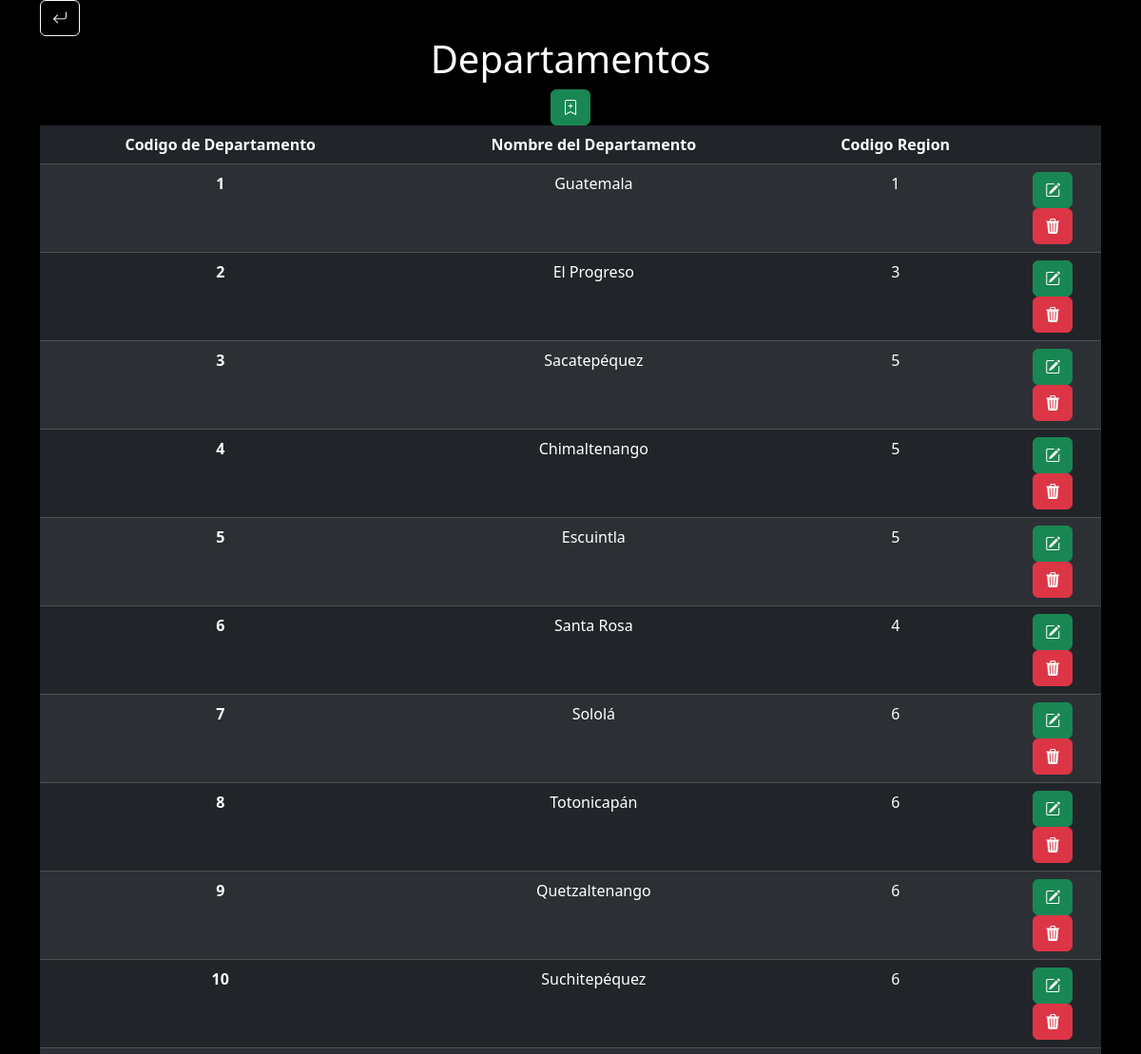
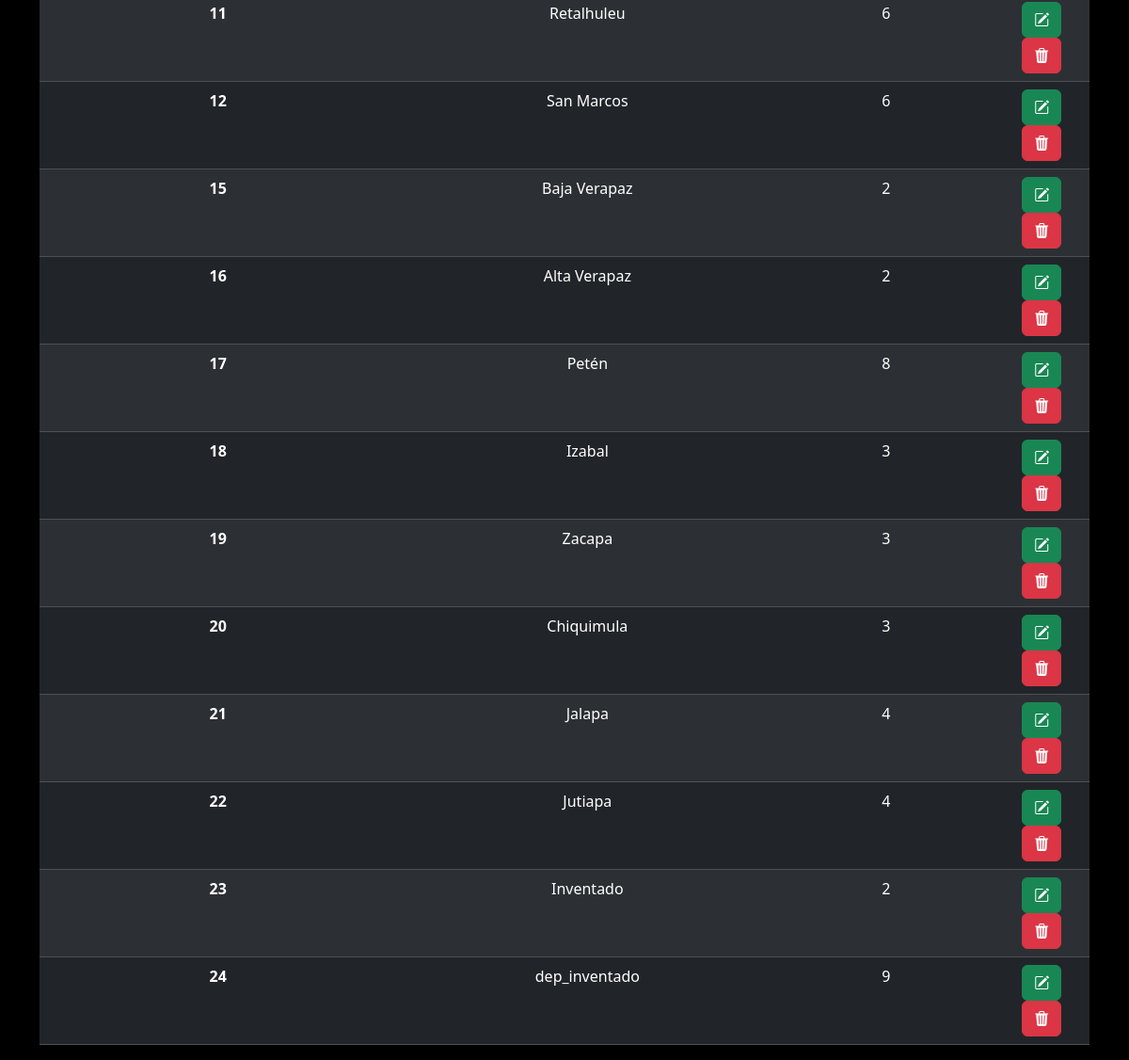
Screenshot of /vistas/departamentos.php with the database file from the repository (2 pictures, top to bottom).
### tables this page shows
CREATE TABLE `departamentos` (
  `cod_depto` int(2) NOT NULL,
  `nombre_depto` varchar(50) DEFAULT NULL,
  `cod_region` int(2) DEFAULT NULL
);

### vistas/departamentos.php (the view, shortened to what this page needs)
<!DOCTYPE html>
<html lang="en">
<head>
    <link href="https://cdn.jsdelivr.net/npm/bootstrap@5.3.6/dist/css/bootstrap.min.css" rel="stylesheet">
    <link rel="stylesheet" href="https://cdn.jsdelivr.net/npm/bootstrap-icons@1.13.1/font/bootstrap-icons.min.css">
    <link rel="stylesheet" href="https://cdn.jsdelivr.net/npm/@animxyz/core">
    <link rel="stylesheet" href="..//css/styles.css">
</head>
<body>
    <div class="container">
        <div class="row">
            <div class="col-3 square xyz-in" xyz="duration-20 ease-in-out-back flip-up-100% iterate-infinite">
                <a href="../menu.php" class="btn btn-outline-light">
                    <i class="bi bi-arrow-return-left"></i>
                </a>
            </div>
        </div>
    </div>
    <main>
        <div class="container text-center">
            <h1 class="color_blanco_de_letra">Departamentos</h1>
            <button type="button" class="btn btn-primary btn btn-success" data-bs-toggle="modal" data-bs-target="#exampleModal"><i class="bi bi-bookmark-plus"></i></button>
            <div class="row">
                <div class="col-12">
                    <table class="table table-dark table-striped table-responsive square xyz-in" xyz="small-100% origin-top">
                        <thead>
                            <tr>
                                <th scope="col">Codigo de Departamento</th>
                                <th scope="col">Nombre del Departamento</th>
                                <th scope="col">Codigo Region</th>
                                <th></th>
                            </tr>
                        </thead>
                        <tbody>
                            <?php
                            require_once("../procesos_crud/departamentos_crud.php");
                            $sql = "SELECT * FROM departamentos";
                            $ejecutar = mysqli_query($conexion, $sql);
                            while ($resultado = mysqli_fetch_assoc($ejecutar)) { ?>
                                <tr>
                                    <th scope="row"><?= $resultado['cod_depto']; ?></th>
                                    <td><?= $resultado['nombre_depto']; ?></td>
                                    <td><?= $resultado['cod_region']; ?></td>
                                    <td>
                                        <form action="../forms/form_departamentos_editar.php" method="post">
                                            <button type="submit" name="btn_editar_departamento" id="btn_editar_departamento" class="btn btn-success"><i class="bi bi-pencil-square"></i></button>
                                        </form>
                                        <form action="departamentos.php" method="post">
                                            <button type="submit" class="btn btn-danger" name="btn_eliminar_departamento" id="btn_eliminar_departamento"><i class="bi bi-trash3-fill"></i></button>
                                        </form>
                                    </td>
                                </tr>
                            <?php } ?>
                        </tbody>
                    </table>
                </div>
            </div>
        </div>
    </main>
</body>
</html>

### css/styles.css (style rules this page uses)
html, body { height: 100%; margin: 0; padding: 0; }
body { margin: 0; background: linear-gradient(153deg, rgba(0, 0, 0, 1) 42%, rgba(101, 75, 171, 1) 54%, rgba(86, 47, 194, 1) 65%, rgba(72, 65, 117, 1) 75%, rgba(91, 59, 179, 1) 86%, rgba(75, 19, 232, 1) 100%); background-size: 400% 400%; background-repeat: no-repeat; background-attachment: fixed; min-height: 100%; animation: gradientAnimation 15s ease infinite; }
.color_blanco_de_letra { color: white; }

### rows the page displays
departamentos: cod_depto "1", nombre_depto "Guatemala", cod_region "1"
departamentos: cod_depto "2", nombre_depto "El Progreso", cod_region "3"
departamentos: cod_depto "3", nombre_depto "Sacatepéquez", cod_region "5"
departamentos: cod_depto "4", nombre_depto "Chimaltenango", cod_region "5"
departamentos: cod_depto "5", nombre_depto "Escuintla", cod_region "5"
departamentos: cod_depto "6", nombre_depto "Santa Rosa", cod_region "4"
departamentos: cod_depto "7", nombre_depto "Sololá", cod_region "6"
departamentos: cod_depto "8", nombre_depto "Totonicapán", cod_region "6"
departamentos: cod_depto "9", nombre_depto "Quetzaltenango", cod_region "6"
departamentos: cod_depto "10", nombre_depto "Suchitepéquez", cod_region "6"
departamentos: cod_depto "11", nombre_depto "Retalhuleu", cod_region "6"
departamentos: cod_depto "12", nombre_depto "San Marcos", cod_region "6"
departamentos: cod_depto "15", nombre_depto "Baja Verapaz", cod_region "2"
departamentos: cod_depto "16", nombre_depto "Alta Verapaz", cod_region "2"
departamentos: cod_depto "17", nombre_depto "Petén", cod_region "8"
departamentos: cod_depto "18", nombre_depto "Izabal", cod_region "3"
departamentos: cod_depto "19", nombre_depto "Zacapa", cod_region "3"
departamentos: cod_depto "20", nombre_depto "Chiquimula", cod_region "3"
departamentos: cod_depto "21", nombre_depto "Jalapa", cod_region "4"
departamentos: cod_depto "22", nombre_depto "Jutiapa", cod_region "4"
departamentos: cod_depto "23", nombre_depto "Inventado", cod_region "2"
departamentos: cod_depto "24", nombre_depto "dep_inventado", cod_region "9"
